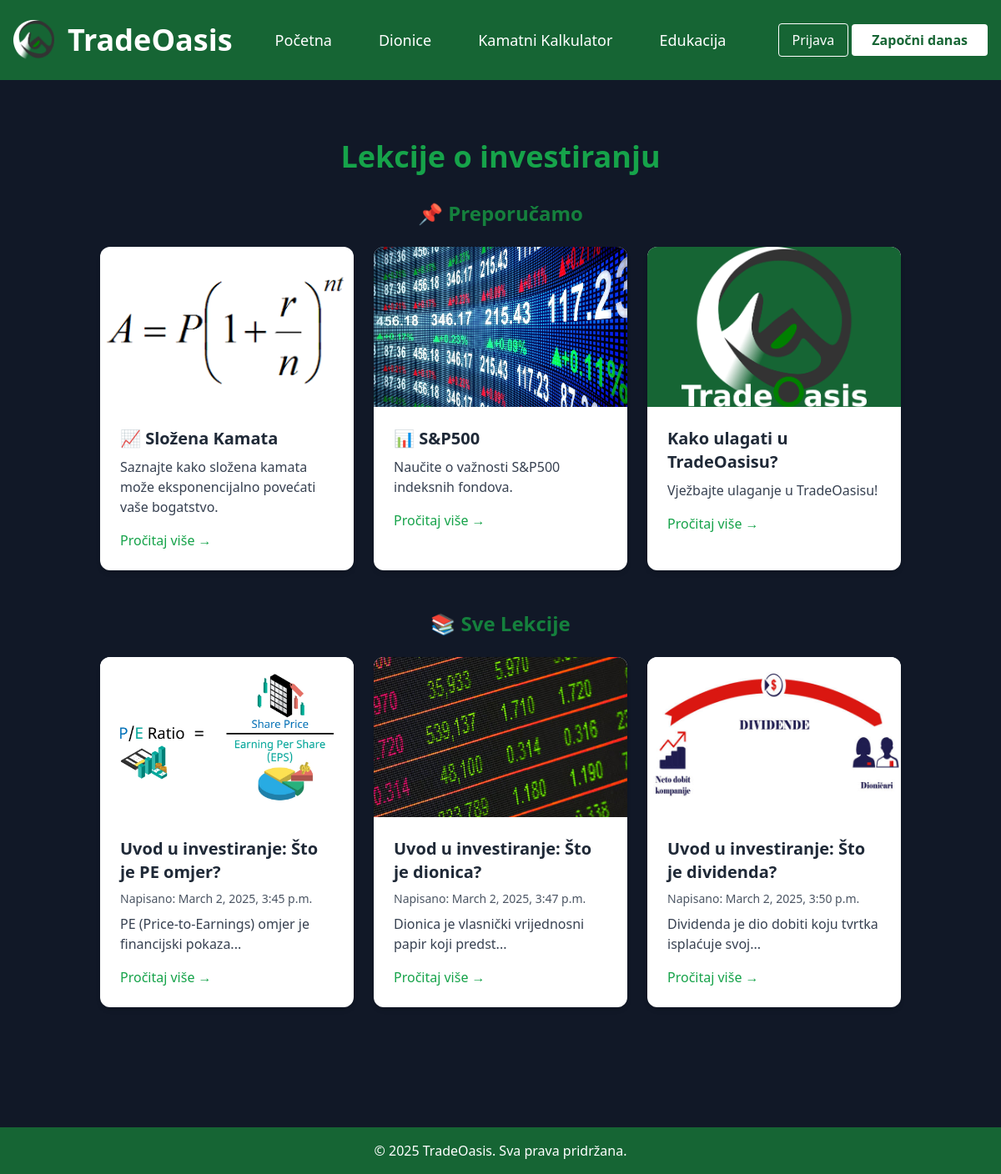
The app's page /education/ with its own data.
### education/models.py (models this page shows, shortened)
class Lesson(models.Model):
    title = models.CharField(max_length=100)
    slug = models.SlugField(unique=True, blank=True)  # Auto slug field
    body = models.TextField()
    created_at = models.DateTimeField(default=now)  # Auto date of creation
    thumbnail = models.ImageField(default='logo.png', blank=False)
    def snippet(self):
        return self.body[:50] + '...'

### education/views.py (the view)
# urls.py: path('', views.education, name='education'),
def education(request):
    lessons = Lesson.objects.all()
    return render(request, 'education.html', {'lessons': lessons})

### accounts/context_processors.py (called while the page is built)
def user_info(request):
    return {
        'user': request.user
    }

### education/templates/education.html (shortened to what this page needs)
{% extends 'base_layout.html' %}
{% block content %}
  <div class="container mx-auto px-4 py-12">
    <h1 class="text-4xl font-bold text-center text-primary mb-8">Lekcije o investiranju</h1>
    <h2 class="text-2xl font-semibold text-center text-green-700 mb-6">📌 Preporučamo</h2>
    <div class="grid grid-cols-1 sm:grid-cols-2 lg:grid-cols-3 gap-6 mb-12">
      <div class="bg-white rounded-xl shadow-md overflow-hidden transition-transform transform hover:scale-105">
        <div>
          <a href="{% url 'education:lesson_detail' 'compound-interest' %}">
            <img src="/media/compound_interest.png" alt="Složena kamata" class="w-full h-48 object-contain">
          </a>
        </div>
        <div class="p-6">
          <h2 class="text-xl font-semibold text-gray-800 mb-2">
            <a href="{% url 'education:lesson_detail' 'compound-interest' %}" class="hover:text-secondary">📈 Složena Kamata</a>
          </h2>
          <p class="text-gray-700 mt-2">Saznajte kako složena kamata može eksponencijalno povećati vaše bogatstvo.</p>
          <a href="{% url 'education:lesson_detail' 'compound-interest' %}" class="inline-block mt-4 text-primary font-medium hover:underline">Pročitaj više →</a>
        </div>
      </div>
      <div class="bg-white rounded-xl shadow-md overflow-hidden transition-transform transform hover:scale-105">
        <div>
          <a href="{% url 'education:lesson_detail' 'snp500' %}">
            <img src="/media/stocks.jpg" alt="Diversifikacija" class="w-full h-48 object-cover">
          </a>
        </div>
        <div class="p-6">
          <h2 class="text-xl font-semibold text-gray-800 mb-2">
            <a href="{% url 'education:lesson_detail' 'snp500' %}" class="hover:text-secondary">📊 S&P500</a>
          </h2>
          <p class="text-gray-700 mt-2">Naučite o važnosti S&P500 indeksnih fondova.</p>
          <a href="{% url 'education:lesson_detail' 'snp500' %}" class="inline-block mt-4 text-primary font-medium hover:underline">Pročitaj više →</a>
        </div>
      </div>
      <div class="bg-white rounded-xl shadow-md overflow-hidden transition-transform transform hover:scale-105">
        <div class="bg-green-800">
          <a href="{% url 'education:lesson_detail' 'tradeoasis' %}">
            <img src="/media/logo.png" alt="TradeOasis" class="w-full h-48 object-contain">
          </a>
        </div>
        <div class="p-6">
          <h2 class="text-xl font-semibold text-gray-800 mb-2">
            <a href="{% url 'education:lesson_detail' 'tradeoasis' %}" class="hover:text-secondary">Kako ulagati u TradeOasisu?</a>
          </h2>
          <p class="text-gray-700 mt-2">Vježbajte ulaganje u TradeOasisu!</p>
          <a href="{% url 'education:lesson_detail' 'tradeoasis' %}" class="inline-block mt-4 text-primary font-medium hover:underline">Pročitaj više →</a>
        </div>
      </div>
    </div>
    <h2 class="text-2xl font-semibold text-center text-green-700 mb-6">📚 Sve Lekcije</h2>
    <div class="grid grid-cols-1 sm:grid-cols-2 lg:grid-cols-3 gap-6">
      {% for lesson in lessons %}
        <div class="bg-white rounded-xl shadow-md overflow-hidden transition-transform transform hover:scale-105">
          <div>
            <a href="{% url 'education:lesson_detail' lesson.slug %}">
              <img src="{{ lesson.thumbnail.url }}" alt="{{ lesson.title }}" class="w-full h-48 object-cover">
            </a>
          </div>
          <div class="p-6">
            <h2 class="text-xl font-semibold text-gray-800 mb-2">
              <a href="{% url 'education:lesson_detail' lesson.slug %}" class="hover:text-secondary">{{ lesson.title }}</a>
            </h2>
            <p class="text-gray-600 text-sm">Napisano: {{ lesson.created_at }}</p>
            <p class="text-gray-700 mt-2">{{ lesson.snippet }}</p>
            <a href="{% url 'education:lesson_detail' lesson.slug %}" class="inline-block mt-4 text-primary font-medium hover:underline">Pročitaj više →</a>
          </div>
        </div>
      {% endfor %}
    </div>
    <div class="container mx-auto px-4 py-5">
    </div>
  </div>
{% endblock %}

### templates/base_layout.html (shortened to what this page needs)
{% load static %}
<!DOCTYPE html>
<html lang="en">
<head>
  <script src="https://cdn.tailwindcss.com"></script>
</head>
<body class="bg-gray-900 text-gray-100">
  <header class="bg-green-800 text-white py-6 flex justify-between items-center relative">
    <a href="/">
      <div class="ml-4 flex items-center space-x-4">
        <img src="{% static 'mini_logo.png' %}" alt="TradeOasis Logo" class="h-12 w-auto">
        <p href="/" class="text-4xl font-bold">TradeOasis</p>
      </div>
    </a>
    <nav class="absolute left-1/2 transform -translate-x-1/2 flex space-x-6 text-lg">
      <a href="/" class="text-white hover:bg-green-600 py-2 px-4 rounded">Početna</a>
      <a href="/stock" class="text-white hover:bg-green-600 py-2 px-4 rounded">Dionice</a>
      <a href="/interest_calculator" class="text-white hover:bg-green-600 py-2 px-4 rounded">Kamatni Kalkulator</a>
      <a href="/education" class="text-white hover:bg-green-600 py-2 px-4 rounded">Edukacija</a>
    </nav>
    <div class="mr-4">
      {% if user.is_authenticated %}
        <div class="mr-4 relative text-white hover:bg-green-700 py-2 px-4 rounded group">
          <a href="/accounts" class="text-white text-xl block">{{ user.username }}</a>
          <ul class="absolute right-0 bg-gray-800 w-36 mt-1 invisible group-hover:visible flex flex-col rounded-lg shadow-lg transition-all duration-300 opacity-0 scale-95 group-hover:opacity-100 group-hover:scale-100">
            <li><a href="/help" class="block py-2 px-4 hover:bg-green-700 text-white">Pomoć</a></li>
            <li>
              <form method="POST" action="{% url 'logout' %}">
                {% csrf_token %}
                <button type="submit" class="w-full text-left block py-2 px-4 hover:bg-red-600 text-white">Odjava</button>
              </form>
            </li>
          </ul>
        </div>
      {% else %}
        <a href="{% url 'login' %}" class="text-white hover:bg-green-700 py-2 px-4 rounded border border-white">Prijava</a>
        <a href="{% url 'accounts' %}" class="bg-white text-green-800 hover:bg-green-100 py-2 px-6 rounded font-semibold">Započni danas</a>
      {% endif %}
    </div>
  </header>
  <main class="container mx-auto px-4 py-6">
    {% block content %}{% endblock %}
  </main>
  <footer class="bg-green-800 text-white py-4 mt-8">
    <div class="container mx-auto text-center">
      <p>&copy; 2025 TradeOasis. Sva prava pridržana.</p>
    </div>
  </footer>
</body>
</html>

### templates/base_layout.html (style rules this page uses)
html, body { height: 100%; margin: 0; }
body { display: flex; flex-direction: column; }
main { flex: 1; }

### records on screen
Lesson: thumbnail (picture), title "Uvod u investiranje: Što je PE omjer?", created_at "March 2, 2025, 3:45 p.m.", snippet "PE (Price-to-Earnings) omjer je financijski pokaza..."
Lesson: thumbnail (picture), title "Uvod u investiranje: Što je dionica?", created_at "March 2, 2025, 3:47 p.m.", snippet "Dionica je vlasnički vrijednosni papir koji predst..."
Lesson: thumbnail (picture), title "Uvod u investiranje: Što je dividenda?", created_at "March 2, 2025, 3:50 p.m.", snippet "Dividenda je dio dobiti koju tvrtka isplaćuje svoj..."
